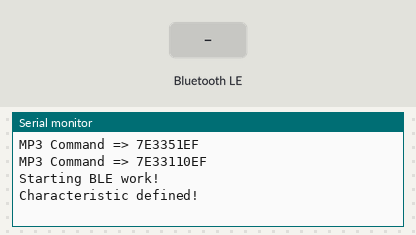
Recording of a program running on a simulated ESP32. Shown: the last lines printed to the serial monitor. The test bench sets the inputs (shaded band). Nothing arrives over Bluetooth unless stated; a phone connects over Bluetooth LE 3 s after start.

Above: at 3.3 s.
3.4 s: Bluetooth LE write "5" received
At 4.6 s:
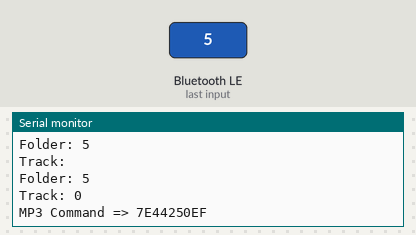
4.9 s: Bluetooth LE write "90" received
At 6.1 s:
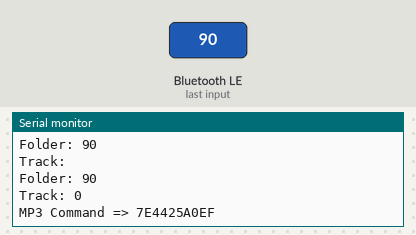
6.4 s: Bluetooth LE write "200" received
At 7.3 s:
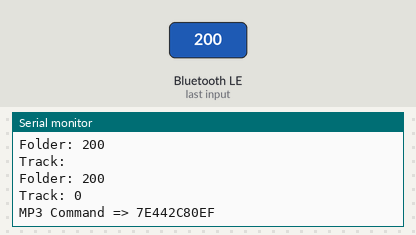
Timing chart, 0 to 9.4 s (numbered marks = the images above; inputs shaded):
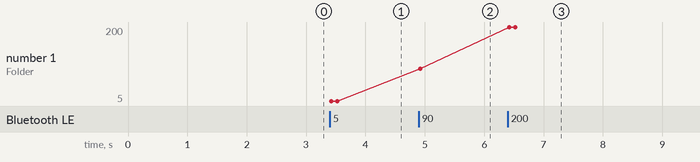

The program:

main.cpp
```cpp
#include <Arduino.h>
#include <OpenSmartSerialMP3.h>
#include <BLEDevice.h>
#include <BLEUtils.h>
#include <BLEServer.h>
#include <queue>
#include <MusicTrack.h>

/* BEGIN DEBUG DEFINITIONS */
#define DEBUG 1

#if DEBUG
	#define DEBUG_BAUD 115200
	#define PRINTS(s) { Serial.print(F(s)); }
	#define PRINT(s,v)  { Serial.print(F(s)); Serial.print(v); }
	#define PRINTX(s,v) { Serial.print(F(s)); Serial.print(F("0x")); Serial.print(v, HEX); } // Print Hex
#else
	#define PRINTS(s)
	#define PRINT(s,v)
	#define PRINTX(s,v)
#endif
/* END DEBUG DEFINITIONS */


/* BEGIN MP3 DEFINITIONS */
#define MP3_BAUD 9600

MP3 mp3;
/* END MP3 DEFINITIONS */

/* BEGIN QUEUE DEFINITIONS */
std::queue<MusicTrack_t> musicQueue;
/* END QUEUE DEFINITIONS */

/* BEGIN BLE DEFINITIONS */
#define SERVICE_UUID "4fafc201-1fb5-459e-8fcc-c5c9c331914b"
#define CHARACTERISTIC_UUID "beb5483e-36e1-4688-b7f5-ea07361b26a8"
#define DEVICE_NAME "Honk"

class Callbacks : public BLECharacteristicCallbacks {
	void onWrite(BLECharacteristic *pCharacteristic) {
		std::string value = pCharacteristic->getValue();
		std::string folder;
		std::string track;
		bool is_folder = true;
		for (int i = 0; i < value.length(); i++) {
			char c = value.at(i);
			if (isDigit(c)) {
				if (is_folder) {
					folder.push_back(c);
				} else {
					track.push_back(c);
				}
			} else {
				is_folder = false;
			}
		}
		PRINT("\nReceived Value: ", value.c_str())
		PRINT("\nFolder: ", folder.c_str());
		PRINT("\nTrack: ", track.c_str());
		MusicTrack_t temp = {(uint8_t) atoi(folder.c_str()), (uint8_t) atoi(track.c_str())};
		musicQueue.push(temp);
	}
};
/* END BLE DEFINITIONS */


void setup() {
	#if DEBUG
		Serial.begin(DEBUG_BAUD);
	#endif

	Serial2.begin(MP3_BAUD);
	mp3.begin();
	delay(100);
	mp3.setVolume(0x10);

	PRINTS("\nStarting BLE work!")

	BLEDevice::init(DEVICE_NAME);
	BLEServer *pServer = BLEDevice::createServer();
	BLEService *pService = pServer->createService(SERVICE_UUID);
	BLECharacteristic *pCharacteristic = pService->createCharacteristic(
											CHARACTERISTIC_UUID,
											BLECharacteristic::PROPERTY_READ |
											BLECharacteristic::PROPERTY_WRITE |
											BLECharacteristic::PROPERTY_WRITE_NR
										);
	pCharacteristic->setCallbacks(new Callbacks());

	pCharacteristic->setValue("");
	pService->start();
	// BLEAdvertising *pAdvertising = pServer->getAdvertising();  // this still is working for backward compatibility
	BLEAdvertising *pAdvertising = BLEDevice::getAdvertising();
	pAdvertising->addServiceUUID(SERVICE_UUID);
	pAdvertising->setScanResponse(true);
	pAdvertising->setMinPreferred(0x06);  // functions that help with iPhone connections issue
	pAdvertising->setMinPreferred(0x12);
	BLEDevice::startAdvertising();
	PRINTS("\nCharacteristic defined!");

}

void loop() {
	if (!musicQueue.empty()) {
		MusicTrack_t next = musicQueue.front();
		PRINT("\nFolder: ", next.folder);
		PRINT("\nTrack: ", next.track);
		mp3.playWithFileName(next.folder, next.track);
		musicQueue.pop();
	} else {
		delay(200);
	}
}
```

BLEmain.cpp
```cpp
// /*
//     Based on Neil Kolban example for IDF: https://github.com/nkolban/esp32-snippets/blob/master/cpp_utils/tests/BLE%20Tests/SampleServer.cpp
//     Ported to Arduino ESP32 by Evandro Copercini
//     updates by chegewara
// */
// #include <Arduino.h>
// #include <BLEDevice.h>
// #include <BLEUtils.h>
// #include <BLEServer.h>

// // See the following for generating UUIDs:
// // https://www.uuidgenerator.net/


// class Callbacks : public BLECharacteristicCallbacks {
//   void onWrite(BLECharacteristic *pCharacteristic) {
//     std::string value = pCharacteristic->getValue();
//     if (value.length() > 0) {
//       Serial.print("Received Value: ");
//       Serial.println(value.c_str());
//     }
//   }
// };


// #define SERVICE_UUID        "4fafc201-1fb5-459e-8fcc-c5c9c331914b"
// #define CHARACTERISTIC_UUID "beb5483e-36e1-4688-b7f5-ea07361b26a8"

// void setup() {
//   Serial.begin(115200);
//   Serial.println("Starting BLE work!");

//   BLEDevice::init("Honk");
//   BLEServer *pServer = BLEDevice::createServer();
//   BLEService *pService = pServer->createService(SERVICE_UUID);
//   BLECharacteristic *pCharacteristic = pService->createCharacteristic(
//                                          CHARACTERISTIC_UUID,
//                                          BLECharacteristic::PROPERTY_READ |
//                                          BLECharacteristic::PROPERTY_WRITE |
//                                          BLECharacteristic::PROPERTY_WRITE_NR
//                                        );
//   pCharacteristic->setCallbacks(new Callbacks());

//   pCharacteristic->setValue("");
//   pService->start();
//   // BLEAdvertising *pAdvertising = pServer->getAdvertising();  // this still is working for backward compatibility
//   BLEAdvertising *pAdvertising = BLEDevice::getAdvertising();
//   pAdvertising->addServiceUUID(SERVICE_UUID);
//   pAdvertising->setScanResponse(true);
//   pAdvertising->setMinPreferred(0x06);  // functions that help with iPhone connections issue
//   pAdvertising->setMinPreferred(0x12);
//   BLEDevice::startAdvertising();
//   Serial.println("Characteristic defined! Now you can read it in your phone!");
// }

// void loop() {
//   // put your main code here, to run repeatedly:
//   delay(2000);
// }
```

Measured:
- after the input at 3.4 s, the serial monitor: prints a new line at once (image 1)
- after the input at 4.9 s, the serial monitor: prints a new line at once (image 2)
- after the input at 6.4 s, the serial monitor: prints a new line at once (image 3)
- plotted number 1: 5 → 90 after the input at 4.9 s, 90 → 200 after the input at 6.4 s
